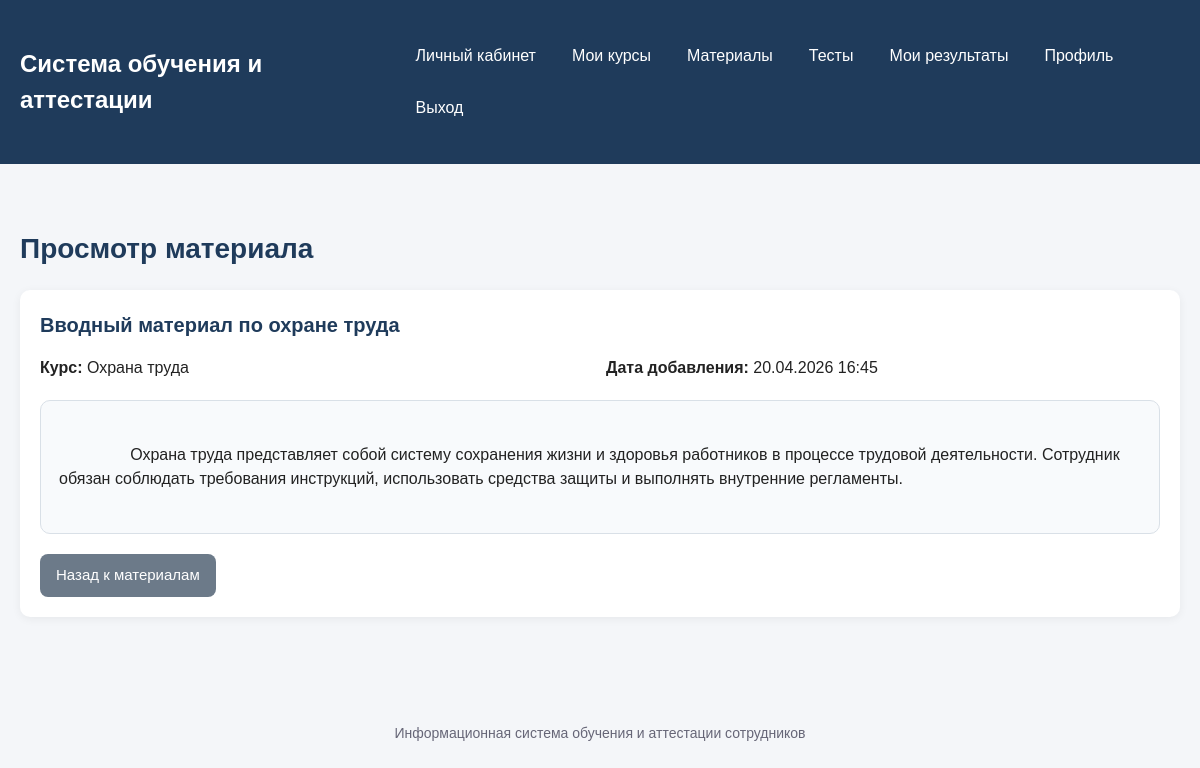
The page /materials/1 (signed in) on the database its author committed.
### models.py (models this page shows, shortened)
class Material(db.Model):
    __tablename__ = "materials"
    id = db.Column(db.Integer, primary_key=True)
    title = db.Column(db.String(200), nullable=False)
    content = db.Column(db.Text)
    file_name = db.Column(db.String(255))
    created_at = db.Column(db.DateTime, default=datetime.utcnow, nullable=False)
    course_id = db.Column(
        db.Integer,
        db.ForeignKey("courses.id", ondelete="CASCADE"),
        nullable=False
    )
    course = db.relationship("Course", back_populates="materials")

class Course(db.Model):
    __tablename__ = "courses"
    id = db.Column(db.Integer, primary_key=True)
    title = db.Column(db.String(200), nullable=False)
    description = db.Column(db.Text)
    materials = db.relationship(
        "Material",
        back_populates="course",
        cascade="all, delete-orphan"
    )
    tests = db.relationship(
        "Test",
        back_populates="course",
        cascade="all, delete-orphan"
    )
    assignments = db.relationship(
        "CourseAssignment",
        back_populates="course",
        cascade="all, delete-orphan"
    )

### app.py (the view)
@app.route("/materials/<int:material_id>")
@login_required
def material_detail(material_id):
    material = Material.query.get_or_404(material_id)
    user = current_user()
    if not can_access_material(user, material):
        flash("У вас нет доступа к этому материалу.", "danger")
        return redirect(url_for("materials"))
    return render_template("material_view.html", material=material)

### app.py (called while the page is built)
def current_user():
    user_id = session.get("user_id")
    if not user_id:
        return None
    return db.session.get(User, user_id)

@app.context_processor
def inject_user():
    return {"current_user": current_user()}

def login_required(view_func):
    @wraps(view_func)
    def wrapper(*args, **kwargs):
        if not current_user():
            flash("Сначала войдите в систему.", "warning")
            return redirect(url_for("login"))
        return view_func(*args, **kwargs)
    return wrapper

def can_access_course(user, course_id):
    if user.role in ("admin", "manager"):
        return True
    assignment = CourseAssignment.query.filter_by(
        user_id=user.id,
        course_id=course_id,
    ).first()
    return assignment is not None

def can_access_material(user, material):
    return can_access_course(user, material.course_id)

### templates/material_view.html (shortened to what this page needs)
{% extends "base.html" %}
{% block content %}
    <h1 class="page-title">Просмотр материала</h1>
    <section class="section">
        <h2 class="section-title">{{ material.title }}</h2>
        <div class="detail-grid">
            <div>
                <strong>Курс:</strong> {{ material.course.title }}
            </div>
            <div>
                <strong>Дата добавления:</strong> {{ material.created_at.strftime('%d.%m.%Y %H:%M') }}
            </div>
        </div>
        {% if material.content %}
            <div class="material-content">
                {{ material.content }}
            </div>
        {% else %}
            <p>Текстовое описание для этого материала не добавлено.</p>
        {% endif %}
        <div class="actions" style="margin-top: 20px;">
            <a href="{{ url_for('materials', course_id=material.course_id) }}" class="btn btn-secondary">Назад к материалам</a>
        </div>
    </section>
{% endblock %}

### static/css/style.css (style rules this page uses)
* { box-sizing: border-box; margin: 0; padding: 0; }
body { font-family: Arial, sans-serif; background: #f4f6f9; color: #222; line-height: 1.5; }
a { color: #1f5aa6; text-decoration: none; }
.page-title { font-size: 28px; margin-bottom: 20px; color: #1f3b5b; }
.section { background: #ffffff; border-radius: 10px; padding: 20px; margin-bottom: 20px; box-shadow: 0 2px 10px rgba(0, 0, 0, 0.06); }
.section-title { font-size: 20px; margin-bottom: 16px; color: #1f3b5b; }
.btn { display: inline-block; padding: 10px 16px; border: none; border-radius: 8px; cursor: pointer; font-size: 15px; text-align: center; text-decoration: none; transition: 0.2s ease; }
.btn-secondary { background: #6c7a89; color: #ffffff; }
.actions { display: flex; flex-wrap: wrap; gap: 8px; }
.detail-grid { display: grid; grid-template-columns: repeat(auto-fit, minmax(220px, 1fr)); gap: 12px; margin-bottom: 20px; }
.material-content { white-space: pre-wrap; padding: 18px; border-radius: 10px; background: #f8fafc; border: 1px solid #d9e0e7; }

### rows shown on the page
Material: title "Вводный материал по охране труда", created_at "20.04.2026 16:45", content "Охрана труда представляет собой систему сохранения жизни и здоровья работников в процессе трудовой деятельности. Сотрудник обязан соблюдать требования инструкций, использовать средства защиты и выполнять внутренние регламенты."
Course: course "Охрана труда"
